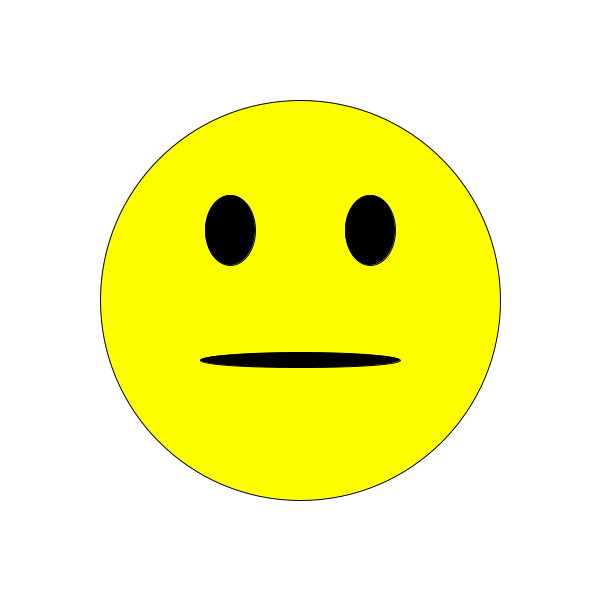
Frame 1 (no input)
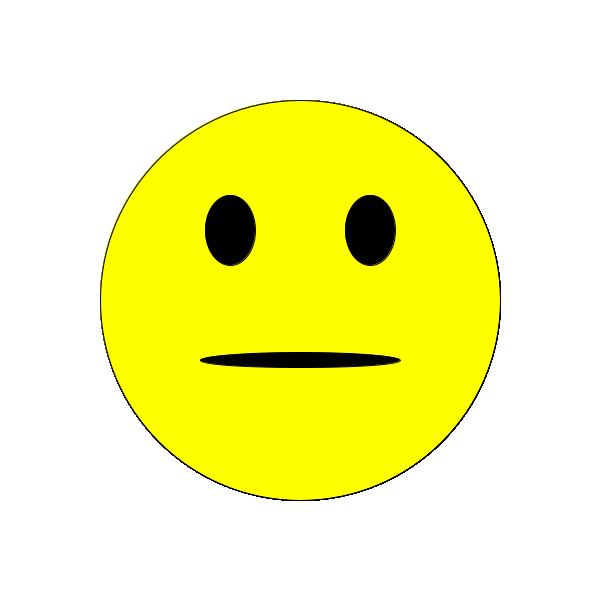
Frame 60 (the mouse pressed at the canvas centre just before this capture)
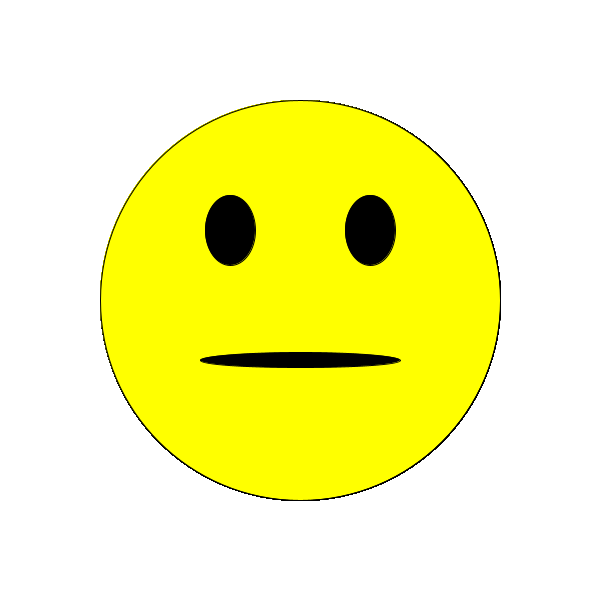
Frame 120 (the mouse held since frame 60 and released just before this capture)

The Processing sketch that drew these frames (run headless with seeded random() and noise(); from frame 60 on, the mouse is pressed at the canvas centre):

// Processing sketch: EmoticonoColor3
// ── EmoticonoColor3.pde
int x, y, tamanioEmoticono;

void setup(){
  size(600, 600);
  background(255);
  tamanioEmoticono = 400;
  x = width/2;
  y = height/2;
}

void draw(){
  strokeWeight(1);
  fill(255, 255, 0);
  ellipse(x, y, tamanioEmoticono, tamanioEmoticono);
  fill(0);
  ellipse(x-70, y-70, 50, 70);
  ellipse(x+70, y-70, 50, 70);
  ellipse(x, y+60, 200, 15);
}
